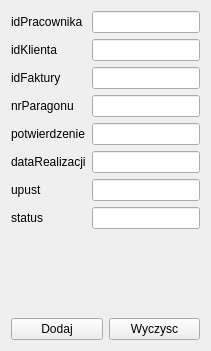
      <widget class="QWidget" name="tab_9">
       <attribute name="title">
        <string>Sprzedaz</string>
       </attribute>
       <layout class="QVBoxLayout" name="verticalLayout_27">
        <item>
         <layout class="QHBoxLayout" name="horizontalLayout_32">
          <item>
           <layout class="QVBoxLayout" name="verticalLayout_49">
            <item>
             <widget class="QLabel" name="label_99">
              <property name="text">
               <string>idPracownika</string>
              </property>
             </widget>
            </item>
            <item>
             <widget class="QLabel" name="label_98">
              <property name="text">
               <string>idKlienta</string>
              </property>
             </widget>
            </item>
            <item>
             <widget class="QLabel" name="label_105">
              <property name="text">
               <string>idFaktury</string>
              </property>
             </widget>
            </item>
            <item>
             <widget class="QLabel" name="label_101">
              <property name="text">
               <string>nrParagonu</string>
              </property>
             </widget>
            </item>
            <item>
             <widget class="QLabel" name="label_106">
              <property name="text">
               <string>potwierdzenie</string>
              </property>
             </widget>
            </item>
            <item>
             <widget class="QLabel" name="label_102">
              <property name="text">
               <string>dataRealizacji</string>
              </property>
             </widget>
            </item>
            <item>
             <widget class="QLabel" name="label_103">
              <property name="text">
               <string>upust</string>
              </property>
             </widget>
            </item>
            <item>
             <widget class="QLabel" name="label_104">
              <property name="text">
               <string>status</string>
              </property>
             </widget>
            </item>
           </layout>
          </item>
          <item>
           <layout class="QVBoxLayout" name="verticalLayout_50">
            <item>
             <widget class="QLineEdit" name="lineEdit_105"/>
            </item>
            <item>
             <widget class="QLineEdit" name="lineEdit_106"/>
            </item>
            <item>
             <widget class="QLineEdit" name="lineEdit_107"/>
            </item>
            <item>
             <widget class="QLineEdit" name="lineEdit_108"/>
            </item>
            <item>
             <widget class="QLineEdit" name="lineEdit_109"/>
            </item>
            <item>
             <widget class="QLineEdit" name="lineEdit_110"/>
            </item>
            <item>
             <widget class="QLineEdit" name="lineEdit_111"/>
            </item>
            <item>
             <widget class="QLineEdit" name="lineEdit_112"/>
            </item>
           </layout>
          </item>
         </layout>
        </item>
        <item>
         <spacer name="verticalSpacer_16">
          <property name="orientation">
           <enum>Qt::Vertical</enum>
          </property>
          <property name="sizeHint" stdset="0">
           <size>
            <width>20</width>
            <height>83</height>
           </size>
          </property>
         </spacer>
        </item>
        <item>
         <layout class="QHBoxLayout" name="horizontalLayout_33">
          <item>
           <widget class="QPushButton" name="pushButton_33">
            <property name="text">
             <string>Dodaj</string>
            </property>
           </widget>
          </item>
          <item>
           <widget class="QPushButton" name="pushButton_34">
            <property name="text">
             <string>Wyczysc</string>
            </property>
           </widget>
          </item>
         </layout>
        </item>
       </layout>
      </widget>
